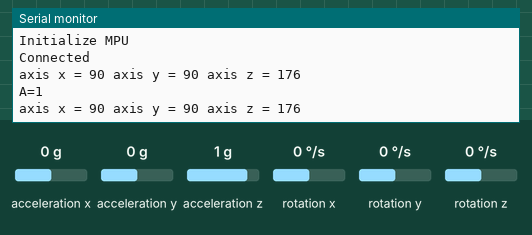
Recording of a sketch running on a simulated ESP8266 (NodeMCU). Shown: the last lines printed to the serial monitor. Inputs (shaded band) come from the test bench; at power-on: acceleration x 0 g, acceleration y 0 g, acceleration z 1 g, rotation x 0 °/s, rotation y 0 °/s, rotation z 0 °/s. WiFi joins after 1.5 s; servers stay silent unless stated.

Above: at 2.7 s.
2.8 s: acceleration x set to -1.4 g
At 3.6 s:
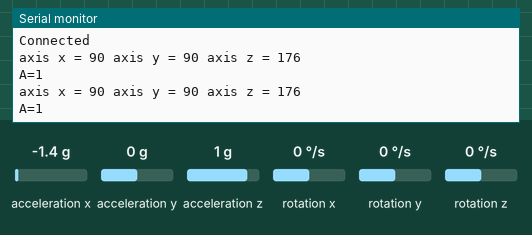
4.3 s: acceleration y set to -1.4 g
At 5.6 s:
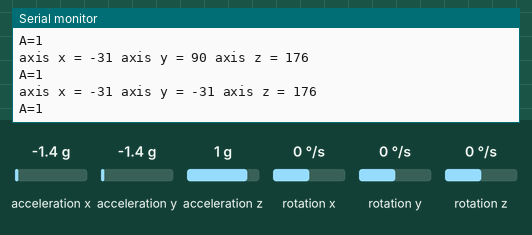
5.8 s: acceleration z set to -1.4 g
At 7.1 s:
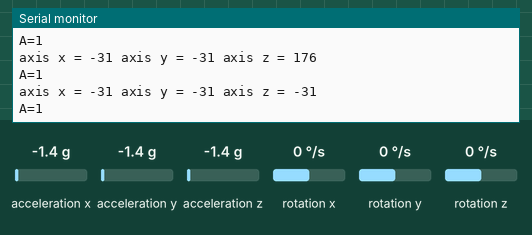

The sketch:

Gyro_mainfirebase.ino
```cpp
#include <FirebaseESP8266.h>
#include <ESP8266WiFi.h>
#define WIFI_SSID "WiFiTUSouth"
#define WIFI_PASSWORD ""
#define FIREBASE_HOST "https://untrasonic-3320b-default-rtdb.firebaseio.com"
#define FIREBASE_KEY "HkF1kNygfunBltIerb6He01fKuL853H0CMQeCqdT"

#include "I2Cdev.h"
#include "MPU6050_6Axis_MotionApps20.h"
#include "Wire.h"
MPU6050 mpu;
int16_t ax, ay, az;
int16_t gx, gy, gz;
int valx , valy , valz;
char rd;
int prevVal;
int ledR = 16 ;
int ledG = 14 ;
int ledY = 12 ;
int pin11 = 5 , pin10 = 4 ;
int val1 , val2 ;
int valgy1 = 0 , valgy2 = 0;
int A=0;
int B=0;
FirebaseData firebaseData;

void setup() {
    connectWifi();
    Wire.begin();
    Firebase.begin(FIREBASE_HOST, FIREBASE_KEY);
    Serial.begin(9600);
    Serial.println("Initialize MPU");
  mpu.initialize();
  Serial.println(mpu.testConnection() ? "Connected" : "Connection failed");
}

void loop() {

  mpu.getMotion6(&ax, &ay, &az, &gx, &gy, &gz);
  valx = map(ax, -17000, 17000, 0, 179);
  valy = map(ay, -17000, 17000, 0, 179);
  valz = map(az, -17000, 17000, 0, 179);
  Serial.print("axis x = ") ;
  Serial.print(valx) ;
  Serial.print(" axis y = ") ;
  Serial.print(valy) ;
  Serial.print(" axis z = ") ;
  Serial.println(valz) ;


if(((valz<90)||(valz>110))||((valy<80)||(valy>100)))
{
  A=1 ;
  }
  else
  {
    A=0 ;
  }


    if(Firebase.setInt(firebaseData, "/Int_A", A   )) {
       // ส่งค่าตัวแปร A ในยัง firebase  ชื่อ พาส  Int A  พาสย่อยชื่อ Value  แสดงค่า ตัวแปร A
        Serial.print("A=");          // แสดงผลตัวแปร A ทาง serialmonitor
        Serial.println(A);
    } else {
        Serial.println("Error : " + firebaseData.errorReason());
    }
       delay(1000);
    // Do something

     }


void connectWifi() {
    Serial.begin(9600);
    Serial.println(WiFi.localIP());
    WiFi.begin(WIFI_SSID, WIFI_PASSWORD);
    Serial.print("connecting");
    while (WiFi.status() != WL_CONNECTED) {
        Serial.print(".");
        delay(500);
    }
    Serial.println();
}
```

Measured:
- after the input at 4.3 s, the serial monitor: prints a new line after 0.67 s (image 2)
- after the input at 5.8 s, the serial monitor: prints a new line after 0.32 s (image 3)
